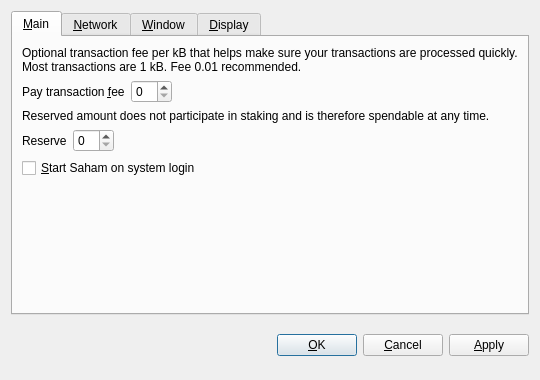
<?xml version="1.0" encoding="UTF-8"?>
<ui version="4.0">
 <class>OptionsDialog</class>
 <widget class="QDialog" name="OptionsDialog">
  <property name="geometry">
   <rect>
    <x>0</x>
    <y>0</y>
    <width>540</width>
    <height>380</height>
   </rect>
  </property>
  <property name="windowTitle">
   <string>Options</string>
  </property>
  <property name="modal">
   <bool>true</bool>
  </property>
  <layout class="QVBoxLayout" name="verticalLayout">
   <item>
    <widget class="QTabWidget" name="tabWidget">
     <property name="tabPosition">
      <enum>QTabWidget::North</enum>
     </property>
     <property name="currentIndex">
      <number>0</number>
     </property>
     <widget class="QWidget" name="tabMain">
      <attribute name="title">
       <string>&amp;Main</string>
      </attribute>
      <layout class="QVBoxLayout" name="verticalLayout_Main">
       <item>
        <widget class="QLabel" name="transactionFeeInfoLabel">
         <property name="text">
          <string>Optional transaction fee per kB that helps make sure your transactions are processed quickly. Most transactions are 1 kB. Fee 0.01 recommended.</string>
         </property>
         <property name="textFormat">
          <enum>Qt::PlainText</enum>
         </property>
         <property name="wordWrap">
          <bool>true</bool>
         </property>
        </widget>
       </item>
       <item>
        <layout class="QHBoxLayout" name="horizontalLayoutFee">
         <item>
          <widget class="QLabel" name="transactionFeeLabel">
           <property name="text">
            <string>Pay transaction &amp;fee</string>
           </property>
           <property name="textFormat">
            <enum>Qt::PlainText</enum>
           </property>
           <property name="buddy">
            <cstring>transactionFee</cstring>
           </property>
          </widget>
         </item>
         <item>
          <widget class="BitcoinAmountField" name="transactionFee"/>
         </item>
         <item>
          <spacer name="horizontalSpacerFee">
           <property name="orientation">
            <enum>Qt::Horizontal</enum>
           </property>
           <property name="sizeHint" stdset="0">
            <size>
             <width>40</width>
             <height>20</height>
            </size>
           </property>
          </spacer>
         </item>
        </layout>
       </item>
       <item>
        <widget class="QLabel" name="reserveBalanceInfoLabel">
         <property name="text">
          <string>Reserved amount does not participate in staking and is therefore spendable at any time.</string>
         </property>
         <property name="textFormat">
          <enum>Qt::PlainText</enum>
         </property>
         <property name="wordWrap">
          <bool>true</bool>
         </property>
        </widget>
       </item>
       <item>
        <layout class="QHBoxLayout" name="horizontalLayoutReserveBalance">
         <item>
          <widget class="QLabel" name="reserveBalanceLabel">
           <property name="text">
            <string>Reserve</string>
           </property>
           <property name="textFormat">
            <enum>Qt::PlainText</enum>
           </property>
           <property name="buddy">
            <cstring>reserveBalance</cstring>
           </property>
          </widget>
         </item>
         <item>
          <widget class="BitcoinAmountField" name="reserveBalance"/>
         </item>
         <item>
          <spacer name="horizontalSpacerReserveBalance">
           <property name="orientation">
            <enum>Qt::Horizontal</enum>
           </property>
           <property name="sizeHint" stdset="0">
            <size>
             <width>40</width>
             <height>20</height>
            </size>
           </property>
          </spacer>
         </item>
        </layout>
       </item>
       <item>
        <widget class="QCheckBox" name="bitcoinAtStartup">
         <property name="toolTip">
          <string>Automatically start Saham after logging in to the system.</string>
         </property>
         <property name="text">
          <string>&amp;Start Saham on system login</string>
         </property>
        </widget>
       </item>
       <item>
        <spacer name="verticalSpacer_Main">
         <property name="orientation">
          <enum>Qt::Vertical</enum>
         </property>
         <property name="sizeHint" stdset="0">
          <size>
           <width>20</width>
           <height>40</height>
          </size>
         </property>
        </spacer>
       </item>
      </layout>
     </widget>
     <widget class="QWidget" name="tabNetwork">
      <attribute name="title">
       <string>&amp;Network</string>
      </attribute>
      <layout class="QVBoxLayout" name="verticalLayout_Network">
       <item>
        <widget class="QCheckBox" name="mapPortUpnp">
         <property name="toolTip">
          <string>Automatically open the Saham client port on the router. This only works when your router supports UPnP and it is enabled.</string>
         </property>
         <property name="text">
          <string>Map port using &amp;UPnP</string>
         </property>
        </widget>
       </item>
       <item>
        <widget class="QCheckBox" name="connectSocks">
         <property name="toolTip">
          <string>Connect to the Saham network through a SOCKS proxy (e.g. when connecting through Tor).</string>
         </property>
         <property name="text">
          <string>&amp;Connect through SOCKS proxy:</string>
         </property>
        </widget>
       </item>
       <item>
        <layout class="QHBoxLayout" name="horizontalLayout_Network">
         <item>
          <widget class="QLabel" name="proxyIpLabel">
           <property name="text">
            <string>Proxy &amp;IP:</string>
           </property>
           <property name="textFormat">
            <enum>Qt::PlainText</enum>
           </property>
           <property name="buddy">
            <cstring>proxyIp</cstring>
           </property>
          </widget>
         </item>
         <item>
          <widget class="QValidatedLineEdit" name="proxyIp">
           <property name="maximumSize">
            <size>
             <width>140</width>
             <height>16777215</height>
            </size>
           </property>
           <property name="toolTip">
            <string>IP address of the proxy (e.g. 127.0.0.1)</string>
           </property>
          </widget>
         </item>
         <item>
          <widget class="QLabel" name="proxyPortLabel">
           <property name="text">
            <string>&amp;Port:</string>
           </property>
           <property name="textFormat">
            <enum>Qt::PlainText</enum>
           </property>
           <property name="buddy">
            <cstring>proxyPort</cstring>
           </property>
          </widget>
         </item>
         <item>
          <widget class="QLineEdit" name="proxyPort">
           <property name="maximumSize">
            <size>
             <width>55</width>
             <height>16777215</height>
            </size>
           </property>
           <property name="toolTip">
            <string>Port of the proxy (e.g. 9050)</string>
           </property>
          </widget>
         </item>
         <item>
          <widget class="QLabel" name="socksVersionLabel">
           <property name="text">
            <string>SOCKS &amp;Version:</string>
           </property>
           <property name="textFormat">
            <enum>Qt::PlainText</enum>
           </property>
           <property name="buddy">
            <cstring>socksVersion</cstring>
           </property>
          </widget>
         </item>
         <item>
          <widget class="QValueComboBox" name="socksVersion">
           <property name="toolTip">
            <string>SOCKS version of the proxy (e.g. 5)</string>
           </property>
          </widget>
         </item>
         <item>
          <spacer name="horizontalSpacer_Network">
           <property name="orientation">
            <enum>Qt::Horizontal</enum>
           </property>
           <property name="sizeHint" stdset="0">
            <size>
             <width>40</width>
             <height>20</height>
            </size>
           </property>
          </spacer>
         </item>
        </layout>
       </item>
       <item>
        <spacer name="verticalSpacer_Network">
         <property name="orientation">
          <enum>Qt::Vertical</enum>
         </property>
         <property name="sizeHint" stdset="0">
          <size>
           <width>20</width>
           <height>40</height>
          </size>
         </property>
        </spacer>
       </item>
      </layout>
     </widget>
     <widget class="QWidget" name="tabWindow">
      <attribute name="title">
       <string>&amp;Window</string>
      </attribute>
      <layout class="QVBoxLayout" name="verticalLayout_Window">
       <item>
        <widget class="QCheckBox" name="minimizeToTray">
         <property name="toolTip">
          <string>Show only a tray icon after minimizing the window.</string>
         </property>
         <property name="text">
          <string>&amp;Minimize to the tray instead of the taskbar</string>
         </property>
        </widget>
       </item>
       <item>
        <widget class="QCheckBox" name="minimizeOnClose">
         <property name="toolTip">
          <string>Minimize instead of exit the application when the window is closed. When this option is enabled, the application will be closed only after selecting Quit in the menu.</string>
         </property>
         <property name="text">
          <string>M&amp;inimize on close</string>
         </property>
        </widget>
       </item>
       <item>
        <spacer name="verticalSpacer_Window">
         <property name="orientation">
          <enum>Qt::Vertical</enum>
         </property>
         <property name="sizeHint" stdset="0">
          <size>
           <width>20</width>
           <height>40</height>
          </size>
         </property>
        </spacer>
       </item>
      </layout>
     </widget>
     <widget class="QWidget" name="tabDisplay">
      <attribute name="title">
       <string>&amp;Display</string>
      </attribute>
      <layout class="QVBoxLayout" name="verticalLayout_Display">
       <item>
        <layout class="QHBoxLayout" name="horizontalLayout_1_Display">
         <item>
          <widget class="QLabel" name="langLabel">
           <property name="text">
            <string>User Interface &amp;language:</string>
           </property>
           <property name="textFormat">
            <enum>Qt::PlainText</enum>
           </property>
           <property name="buddy">
            <cstring>lang</cstring>
           </property>
          </widget>
         </item>
         <item>
          <widget class="QValueComboBox" name="lang">
           <property name="toolTip">
            <string>The user interface language can be set here. This setting will take effect after restarting Saham.</string>
           </property>
          </widget>
         </item>
        </layout>
       </item>
       <item>
        <layout class="QHBoxLayout" name="horizontalLayout_2_Display">
         <item>
          <widget class="QLabel" name="unitLabel">
           <property name="text">
            <string>&amp;Unit to show amounts in:</string>
           </property>
           <property name="textFormat">
            <enum>Qt::PlainText</enum>
           </property>
           <property name="buddy">
            <cstring>unit</cstring>
           </property>
          </widget>
         </item>
         <item>
          <widget class="QValueComboBox" name="unit">
           <property name="toolTip">
            <string>Choose the default subdivision unit to show in the interface and when sending coins.</string>
           </property>
          </widget>
         </item>
        </layout>
       </item>
       <item>
        <widget class="QCheckBox" name="displayAddresses">
         <property name="toolTip">
          <string>Whether to show Saham addresses in the transaction list or not.</string>
         </property>
         <property name="text">
          <string>&amp;Display addresses in transaction list</string>
         </property>
        </widget>
       </item>
       <item>
        <widget class="QCheckBox" name="coinControlFeatures">
         <property name="toolTip">
          <string>Whether to show coin control features or not.</string>
         </property>
         <property name="text">
          <string>Display coin &amp;control features (experts only!)</string>
         </property>
        </widget>
       </item>
       <item>
        <spacer name="verticalSpacer_Display">
         <property name="orientation">
          <enum>Qt::Vertical</enum>
         </property>
         <property name="sizeHint" stdset="0">
          <size>
           <width>20</width>
           <height>40</height>
          </size>
         </property>
        </spacer>
       </item>
      </layout>
     </widget>
    </widget>
   </item>
   <item>
    <layout class="QHBoxLayout" name="horizontalLayout_Buttons">
     <item>
      <spacer name="horizontalSpacer_1">
       <property name="orientation">
        <enum>Qt::Horizontal</enum>
       </property>
       <property name="sizeHint" stdset="0">
        <size>
         <width>40</width>
         <height>48</height>
        </size>
       </property>
      </spacer>
     </item>
     <item>
      <widget class="QLabel" name="statusLabel">
       <property name="font">
        <font>
         <weight>75</weight>
         <bold>true</bold>
        </font>
       </property>
       <property name="text">
        <string/>
       </property>
       <property name="textFormat">
        <enum>Qt::PlainText</enum>
       </property>
       <property name="wordWrap">
        <bool>true</bool>
       </property>
      </widget>
     </item>
     <item>
      <spacer name="horizontalSpacer_2">
       <property name="orientation">
        <enum>Qt::Horizontal</enum>
       </property>
       <property name="sizeHint" stdset="0">
        <size>
         <width>40</width>
         <height>48</height>
        </size>
       </property>
      </spacer>
     </item>
     <item>
      <widget class="QPushButton" name="okButton">
       <property name="text">
        <string>&amp;OK</string>
       </property>
      </widget>
     </item>
     <item>
      <widget class="QPushButton" name="cancelButton">
       <property name="text">
        <string>&amp;Cancel</string>
       </property>
       <property name="autoDefault">
        <bool>false</bool>
       </property>
      </widget>
     </item>
     <item>
      <widget class="QPushButton" name="applyButton">
       <property name="text">
        <string>&amp;Apply</string>
       </property>
       <property name="autoDefault">
        <bool>false</bool>
       </property>
      </widget>
     </item>
    </layout>
   </item>
  </layout>
 </widget>
 <customwidgets>
  <customwidget>
   <class>BitcoinAmountField</class>
   <extends>QSpinBox</extends>
   <header>bitcoinamountfield.h</header>
  </customwidget>
  <customwidget>
   <class>QValueComboBox</class>
   <extends>QComboBox</extends>
   <header>qvaluecombobox.h</header>
  </customwidget>
  <customwidget>
   <class>QValidatedLineEdit</class>
   <extends>QLineEdit</extends>
   <header>qvalidatedlineedit.h</header>
  </customwidget>
 </customwidgets>
 <resources/>
 <connections/>
</ui>
